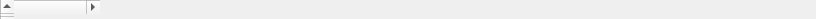
        <widget class="QHeaderView" name="headerView" native="true">
         <property name="enabled">
          <bool>true</bool>
         </property>
         <property name="geometry">
          <rect>
           <x>1</x>
           <y>1</y>
           <width>816</width>
           <height>19</height>
          </rect>
         </property>
         <property name="sizePolicy">
          <sizepolicy hsizetype="Expanding" vsizetype="Expanding">
           <horstretch>0</horstretch>
           <verstretch>0</verstretch>
          </sizepolicy>
         </property>
         <property name="minimumSize">
          <size>
           <width>0</width>
           <height>0</height>
          </size>
         </property>
         <property name="maximumSize">
          <size>
           <width>16777215</width>
           <height>16777215</height>
          </size>
         </property>
         <property name="sizeIncrement">
          <size>
           <width>0</width>
           <height>0</height>
          </size>
         </property>
         <property name="baseSize">
          <size>
           <width>0</width>
           <height>0</height>
          </size>
         </property>
         <property name="palette">
          <palette>
           <active/>
           <inactive/>
           <disabled/>
          </palette>
         </property>
         <property name="font">
          <font/>
         </property>
         <property name="cursor">
          <cursorShape>ArrowCursor</cursorShape>
         </property>
         <property name="mouseTracking">
          <bool>false</bool>
         </property>
         <property name="tabletTracking">
          <bool>false</bool>
         </property>
         <property name="focusPolicy">
          <enum>Qt::NoFocus</enum>
         </property>
         <property name="contextMenuPolicy">
          <enum>Qt::DefaultContextMenu</enum>
         </property>
         <property name="updatesEnabled">
          <bool>true</bool>
         </property>
         <property name="visible">
          <bool>true</bool>
         </property>
         <property name="acceptDrops">
          <bool>false</bool>
         </property>
         <property name="windowTitle">
          <string/>
         </property>
         <property name="windowIconText">
          <string/>
         </property>
         <property name="windowOpacity">
          <double>1.000000000000000</double>
         </property>
         <property name="windowModified">
          <bool>false</bool>
         </property>
         <property name="toolTip">
          <string/>
         </property>
         <property name="toolTipDuration">
          <number>-1</number>
         </property>
         <property name="statusTip">
          <string/>
         </property>
         <property name="whatsThis">
          <string/>
         </property>
         <property name="accessibleName">
          <string/>
         </property>
         <property name="accessibleDescription">
          <string/>
         </property>
         <property name="layoutDirection">
          <enum>Qt::LeftToRight</enum>
         </property>
         <property name="autoFillBackground">
          <bool>false</bool>
         </property>
         <property name="styleSheet">
          <string notr="true"/>
         </property>
         <property name="locale">
          <locale language="English" country="UnitedStates"/>
         </property>
         <property name="windowFilePath">
          <string/>
         </property>
         <property name="inputMethodHints">
          <set>Qt::ImhNone</set>
         </property>
         <property name="midLineWidth" stdset="0">
          <number>0</number>
         </property>
         <property name="cascadingSectionResizes" stdset="0">
          <bool>false</bool>
         </property>
         <property name="maximumSectionSize" stdset="0">
          <number>1048575</number>
         </property>
         <property name="dragEnabled" stdset="0">
          <bool>false</bool>
         </property>
         <property name="showSortIndicator" stdset="0">
          <bool>false</bool>
         </property>
         <property name="lineWidth" stdset="0">
          <number>1</number>
         </property>
         <property name="minimumSectionSize" stdset="0">
          <number>26</number>
         </property>
         <property name="defaultSectionSize" stdset="0">
          <number>100</number>
         </property>
         <property name="alternatingRowColors" stdset="0">
          <bool>false</bool>
         </property>
         <property name="tabKeyNavigation" stdset="0">
          <bool>false</bool>
         </property>
         <property name="autoScroll" stdset="0">
          <bool>true</bool>
         </property>
         <property name="autoScrollMargin" stdset="0">
          <number>16</number>
         </property>
         <property name="iconSize" stdset="0">
          <size>
           <width>-1</width>
           <height>-1</height>
          </size>
         </property>
         <property name="dragDropOverwriteMode" stdset="0">
          <bool>false</bool>
         </property>
         <property name="highlightSections" stdset="0">
          <bool>true</bool>
         </property>
         <property name="firstSectionMovable" stdset="0">
          <bool>true</bool>
         </property>
         <property name="showDropIndicator" stdset="0">
          <bool>true</bool>
         </property>
         <property name="frameRect" stdset="0">
          <rect>
           <x>0</x>
           <y>0</y>
           <width>816</width>
           <height>19</height>
          </rect>
         </property>
         <property name="stretchLastSection" stdset="0">
          <bool>false</bool>
         </property>
         <widget class="QWidget" name="qt_scrollarea_viewport" native="true">
          <property name="enabled">
           <bool>true</bool>
          </property>
          <property name="geometry">
           <rect>
            <x>0</x>
            <y>0</y>
            <width>816</width>
            <height>19</height>
           </rect>
          </property>
          <property name="sizePolicy">
           <sizepolicy hsizetype="Preferred" vsizetype="Preferred">
            <horstretch>0</horstretch>
            <verstretch>0</verstretch>
           </sizepolicy>
          </property>
          <property name="minimumSize">
           <size>
            <width>0</width>
            <height>0</height>
           </size>
          </property>
          <property name="maximumSize">
           <size>
            <width>16777215</width>
            <height>16777215</height>
           </size>
          </property>
          <property name="sizeIncrement">
           <size>
            <width>0</width>
            <height>0</height>
           </size>
          </property>
          <property name="baseSize">
           <size>
            <width>0</width>
            <height>0</height>
           </size>
          </property>
          <property name="palette">
           <palette>
            <active/>
            <inactive/>
            <disabled/>
           </palette>
          </property>
          <property name="font">
           <font/>
          </property>
          <property name="cursor">
           <cursorShape>ArrowCursor</cursorShape>
          </property>
          <property name="mouseTracking">
           <bool>true</bool>
          </property>
          <property name="tabletTracking">
           <bool>false</bool>
          </property>
          <property name="focusPolicy">
           <enum>Qt::NoFocus</enum>
          </property>
          <property name="contextMenuPolicy">
           <enum>Qt::DefaultContextMenu</enum>
          </property>
          <property name="updatesEnabled">
           <bool>true</bool>
          </property>
          <property name="visible">
           <bool>true</bool>
          </property>
          <property name="acceptDrops">
           <bool>false</bool>
          </property>
          <property name="windowTitle">
           <string/>
          </property>
          <property name="windowIconText">
           <string/>
          </property>
          <property name="windowOpacity">
           <double>1.000000000000000</double>
          </property>
          <property name="windowModified">
           <bool>false</bool>
          </property>
          <property name="toolTip">
           <string/>
          </property>
          <property name="toolTipDuration">
           <number>-1</number>
          </property>
          <property name="statusTip">
           <string/>
          </property>
          <property name="whatsThis">
           <string/>
          </property>
          <property name="accessibleName">
           <string/>
          </property>
          <property name="accessibleDescription">
           <string/>
          </property>
          <property name="layoutDirection">
           <enum>Qt::LeftToRight</enum>
          </property>
          <property name="autoFillBackground">
           <bool>true</bool>
          </property>
          <property name="styleSheet">
           <string notr="true"/>
          </property>
          <property name="locale">
           <locale language="English" country="UnitedStates"/>
          </property>
          <property name="windowFilePath">
           <string/>
          </property>
          <property name="inputMethodHints">
           <set>Qt::ImhNone</set>
          </property>
         </widget>
         <widget class="QWidget" name="qt_scrollarea_hcontainer">
          <property name="enabled">
           <bool>true</bool>
          </property>
          <property name="geometry">
           <rect>
            <x>0</x>
            <y>0</y>
            <width>100</width>
            <height>30</height>
           </rect>
          </property>
          <property name="sizePolicy">
           <sizepolicy hsizetype="Preferred" vsizetype="Preferred">
            <horstretch>0</horstretch>
            <verstretch>0</verstretch>
           </sizepolicy>
          </property>
          <property name="minimumSize">
           <size>
            <width>0</width>
            <height>0</height>
           </size>
          </property>
          <property name="maximumSize">
           <size>
            <width>16777215</width>
            <height>16777215</height>
           </size>
          </property>
          <property name="sizeIncrement">
           <size>
            <width>0</width>
            <height>0</height>
           </size>
          </property>
          <property name="baseSize">
           <size>
            <width>0</width>
            <height>0</height>
           </size>
          </property>
          <property name="palette">
           <palette>
            <active/>
            <inactive/>
            <disabled/>
           </palette>
          </property>
          <property name="font">
           <font/>
          </property>
          <property name="cursor">
           <cursorShape>ArrowCursor</cursorShape>
          </property>
          <property name="mouseTracking">
           <bool>false</bool>
          </property>
          <property name="tabletTracking">
           <bool>false</bool>
          </property>
          <property name="focusPolicy">
           <enum>Qt::NoFocus</enum>
          </property>
          <property name="contextMenuPolicy">
           <enum>Qt::DefaultContextMenu</enum>
          </property>
          <property name="updatesEnabled">
           <bool>true</bool>
          </property>
          <property name="visible">
           <bool>false</bool>
          </property>
          <property name="acceptDrops">
           <bool>false</bool>
          </property>
          <property name="windowTitle">
           <string/>
          </property>
          <property name="windowIconText">
           <string/>
          </property>
          <property name="windowOpacity">
           <double>1.000000000000000</double>
          </property>
          <property name="windowModified">
           <bool>false</bool>
          </property>
          <property name="toolTip">
           <string/>
          </property>
          <property name="toolTipDuration">
           <number>-1</number>
          </property>
          <property name="statusTip">
           <string/>
          </property>
          <property name="whatsThis">
           <string/>
          </property>
          <property name="accessibleName">
           <string/>
          </property>
          <property name="accessibleDescription">
           <string/>
          </property>
          <property name="layoutDirection">
           <enum>Qt::LeftToRight</enum>
          </property>
          <property name="autoFillBackground">
           <bool>false</bool>
          </property>
          <property name="styleSheet">
           <string notr="true"/>
          </property>
          <property name="locale">
           <locale language="English" country="UnitedStates"/>
          </property>
          <property name="windowFilePath">
           <string/>
          </property>
          <property name="inputMethodHints">
           <set>Qt::ImhNone</set>
          </property>
          <layout class="QGridLayout">
           <property name="sizeConstraint">
            <enum>QLayout::SetMaximumSize</enum>
           </property>
           <property name="leftMargin">
            <number>0</number>
           </property>
           <property name="topMargin">
            <number>0</number>
           </property>
           <property name="rightMargin">
            <number>0</number>
           </property>
           <property name="bottomMargin">
            <number>0</number>
           </property>
           <property name="spacing">
            <number>0</number>
           </property>
           <item row="0" column="0">
            <widget class="QScrollBar" name="scrollBar">
             <property name="enabled">
              <bool>true</bool>
             </property>
             <property name="sizePolicy">
              <sizepolicy hsizetype="Minimum" vsizetype="Fixed">
               <horstretch>0</horstretch>
               <verstretch>0</verstretch>
              </sizepolicy>
             </property>
             <property name="minimumSize">
              <size>
               <width>0</width>
               <height>0</height>
              </size>
             </property>
             <property name="maximumSize">
              <size>
               <width>16777215</width>
               <height>16777215</height>
              </size>
             </property>
             <property name="sizeIncrement">
              <size>
               <width>0</width>
               <height>0</height>
              </size>
             </property>
             <property name="baseSize">
              <size>
               <width>0</width>
               <height>0</height>
              </size>
             </property>
             <property name="palette">
              <palette>
               <active/>
               <inactive/>
               <disabled/>
              </palette>
             </property>
             <property name="font">
              <font/>
             </property>
             <property name="cursor">
              <cursorShape>ArrowCursor</cursorShape>
             </property>
             <property name="mouseTracking">
              <bool>false</bool>
             </property>
             <property name="tabletTracking">
              <bool>false</bool>
             </property>
             <property name="focusPolicy">
              <enum>Qt::NoFocus</enum>
             </property>
             <property name="contextMenuPolicy">
              <enum>Qt::DefaultContextMenu</enum>
             </property>
             <property name="updatesEnabled">
              <bool>true</bool>
             </property>
             <property name="visible">
              <bool>false</bool>
             </property>
             <property name="acceptDrops">
              <bool>false</bool>
             </property>
             <property name="windowTitle">
              <string/>
             </property>
             <property name="windowIconText">
              <string/>
             </property>
             <property name="windowOpacity">
              <double>1.000000000000000</double>
             </property>
             <property name="windowModified">
              <bool>false</bool>
             </property>
             <property name="toolTip">
              <string/>
             </property>
             <property name="toolTipDuration">
              <number>-1</number>
             </property>
             <property name="statusTip">
              <string/>
             </property>
             <property name="whatsThis">
              <string/>
             </property>
             <property name="accessibleName">
              <string/>
             </property>
             <property name="accessibleDescription">
              <string/>
             </property>
             <property name="layoutDirection">
              <enum>Qt::LeftToRight</enum>
             </property>
             <property name="autoFillBackground">
              <bool>false</bool>
             </property>
             <property name="styleSheet">
              <string notr="true"/>
             </property>
             <property name="locale">
              <locale language="English" country="UnitedStates"/>
             </property>
             <property name="windowFilePath">
              <string/>
             </property>
             <property name="inputMethodHints">
              <set>Qt::ImhNone</set>
             </property>
             <property name="minimum">
              <number>0</number>
             </property>
             <property name="maximum">
              <number>0</number>
             </property>
             <property name="singleStep">
              <number>1</number>
             </property>
             <property name="pageStep">
              <number>10</number>
             </property>
             <property name="value">
              <number>0</number>
             </property>
             <property name="sliderPosition">
              <number>0</number>
             </property>
             <property name="tracking">
              <bool>true</bool>
             </property>
             <property name="orientation">
              <enum>Qt::Horizontal</enum>
             </property>
             <property name="invertedAppearance">
              <bool>false</bool>
             </property>
             <property name="invertedControls">
              <bool>true</bool>
             </property>
             <property name="sliderDown">
              <bool>false</bool>
             </property>
            </widget>
           </item>
          </layout>
         </widget>
         <widget class="QWidget" name="qt_scrollarea_vcontainer">
          <property name="enabled">
           <bool>true</bool>
          </property>
          <property name="geometry">
           <rect>
            <x>0</x>
            <y>0</y>
            <width>100</width>
            <height>30</height>
           </rect>
          </property>
          <property name="sizePolicy">
           <sizepolicy hsizetype="Preferred" vsizetype="Preferred">
            <horstretch>0</horstretch>
            <verstretch>0</verstretch>
           </sizepolicy>
          </property>
          <property name="minimumSize">
           <size>
            <width>0</width>
            <height>0</height>
           </size>
          </property>
          <property name="maximumSize">
           <size>
            <width>16777215</width>
            <height>16777215</height>
           </size>
          </property>
          <property name="sizeIncrement">
           <size>
            <width>0</width>
            <height>0</height>
           </size>
          </property>
          <property name="baseSize">
           <size>
            <width>0</width>
            <height>0</height>
           </size>
          </property>
          <property name="palette">
           <palette>
            <active/>
            <inactive/>
            <disabled/>
           </palette>
          </property>
          <property name="font">
           <font/>
          </property>
          <property name="cursor">
           <cursorShape>ArrowCursor</cursorShape>
          </property>
          <property name="mouseTracking">
           <bool>false</bool>
          </property>
          <property name="tabletTracking">
           <bool>false</bool>
          </property>
          <property name="focusPolicy">
           <enum>Qt::NoFocus</enum>
          </property>
          <property name="contextMenuPolicy">
           <enum>Qt::DefaultContextMenu</enum>
          </property>
          <property name="updatesEnabled">
           <bool>true</bool>
          </property>
          <property name="visible">
           <bool>false</bool>
          </property>
          <property name="acceptDrops">
           <bool>false</bool>
          </property>
          <property name="windowTitle">
           <string/>
          </property>
          <property name="windowIconText">
           <string/>
          </property>
          <property name="windowOpacity">
           <double>1.000000000000000</double>
          </property>
          <property name="windowModified">
           <bool>false</bool>
          </property>
          <property name="toolTip">
           <string/>
          </property>
          <property name="toolTipDuration">
           <number>-1</number>
          </property>
          <property name="statusTip">
           <string/>
          </property>
          <property name="whatsThis">
           <string/>
          </property>
          <property name="accessibleName">
           <string/>
          </property>
          <property name="accessibleDescription">
           <string/>
          </property>
          <property name="layoutDirection">
           <enum>Qt::LeftToRight</enum>
          </property>
          <property name="autoFillBackground">
           <bool>false</bool>
          </property>
          <property name="styleSheet">
           <string notr="true"/>
          </property>
          <property name="locale">
           <locale language="English" country="UnitedStates"/>
          </property>
          <property name="windowFilePath">
           <string/>
          </property>
          <property name="inputMethodHints">
           <set>Qt::ImhNone</set>
          </property>
          <layout class="QGridLayout">
           <property name="sizeConstraint">
            <enum>QLayout::SetMaximumSize</enum>
           </property>
           <property name="leftMargin">
            <number>0</number>
           </property>
           <property name="topMargin">
            <number>0</number>
           </property>
           <property name="rightMargin">
            <number>0</number>
           </property>
           <property name="bottomMargin">
            <number>0</number>
           </property>
           <property name="spacing">
            <number>0</number>
           </property>
           <item row="0" column="0">
            <widget class="QScrollBar" name="scrollBar">
             <property name="enabled">
              <bool>true</bool>
             </property>
             <property name="sizePolicy">
              <sizepolicy hsizetype="Fixed" vsizetype="Minimum">
               <horstretch>0</horstretch>
               <verstretch>0</verstretch>
              </sizepolicy>
             </property>
             <property name="minimumSize">
              <size>
               <width>0</width>
               <height>0</height>
              </size>
             </property>
             <property name="maximumSize">
              <size>
               <width>16777215</width>
               <height>16777215</height>
              </size>
             </property>
             <property name="sizeIncrement">
              <size>
               <width>0</width>
               <height>0</height>
              </size>
             </property>
             <property name="baseSize">
              <size>
               <width>0</width>
               <height>0</height>
              </size>
             </property>
             <property name="palette">
              <palette>
               <active/>
               <inactive/>
               <disabled/>
              </palette>
             </property>
             <property name="font">
              <font/>
             </property>
             <property name="cursor">
              <cursorShape>ArrowCursor</cursorShape>
             </property>
             <property name="mouseTracking">
              <bool>false</bool>
             </property>
             <property name="tabletTracking">
              <bool>false</bool>
             </property>
             <property name="focusPolicy">
              <enum>Qt::NoFocus</enum>
             </property>
             <property name="contextMenuPolicy">
              <enum>Qt::DefaultContextMenu</enum>
             </property>
             <property name="updatesEnabled">
              <bool>true</bool>
             </property>
             <property name="visible">
              <bool>false</bool>
             </property>
             <property name="acceptDrops">
              <bool>false</bool>
             </property>
             <property name="windowTitle">
              <string/>
             </property>
             <property name="windowIconText">
              <string/>
             </property>
             <property name="windowOpacity">
              <double>1.000000000000000</double>
             </property>
             <property name="windowModified">
              <bool>false</bool>
             </property>
             <property name="toolTip">
              <string/>
             </property>
             <property name="toolTipDuration">
              <number>-1</number>
             </property>
             <property name="statusTip">
              <string/>
             </property>
             <property name="whatsThis">
              <string/>
             </property>
             <property name="accessibleName">
              <string/>
             </property>
             <property name="accessibleDescription">
              <string/>
             </property>
             <property name="layoutDirection">
              <enum>Qt::LeftToRight</enum>
             </property>
             <property name="autoFillBackground">
              <bool>false</bool>
             </property>
             <property name="styleSheet">
              <string notr="true"/>
             </property>
             <property name="locale">
              <locale language="English" country="UnitedStates"/>
             </property>
             <property name="windowFilePath">
              <string/>
             </property>
             <property name="inputMethodHints">
              <set>Qt::ImhNone</set>
             </property>
             <property name="minimum">
              <number>0</number>
             </property>
             <property name="maximum">
              <number>0</number>
             </property>
             <property name="singleStep">
              <number>1</number>
             </property>
             <property name="pageStep">
              <number>10</number>
             </property>
             <property name="value">
              <number>0</number>
             </property>
             <property name="sliderPosition">
              <number>0</number>
             </property>
             <property name="tracking">
              <bool>true</bool>
             </property>
             <property name="orientation">
              <enum>Qt::Vertical</enum>
             </property>
             <property name="invertedAppearance">
              <bool>false</bool>
             </property>
             <property name="invertedControls">
              <bool>true</bool>
             </property>
             <property name="sliderDown">
              <bool>false</bool>
             </property>
            </widget>
           </item>
          </layout>
         </widget>
        </widget>
